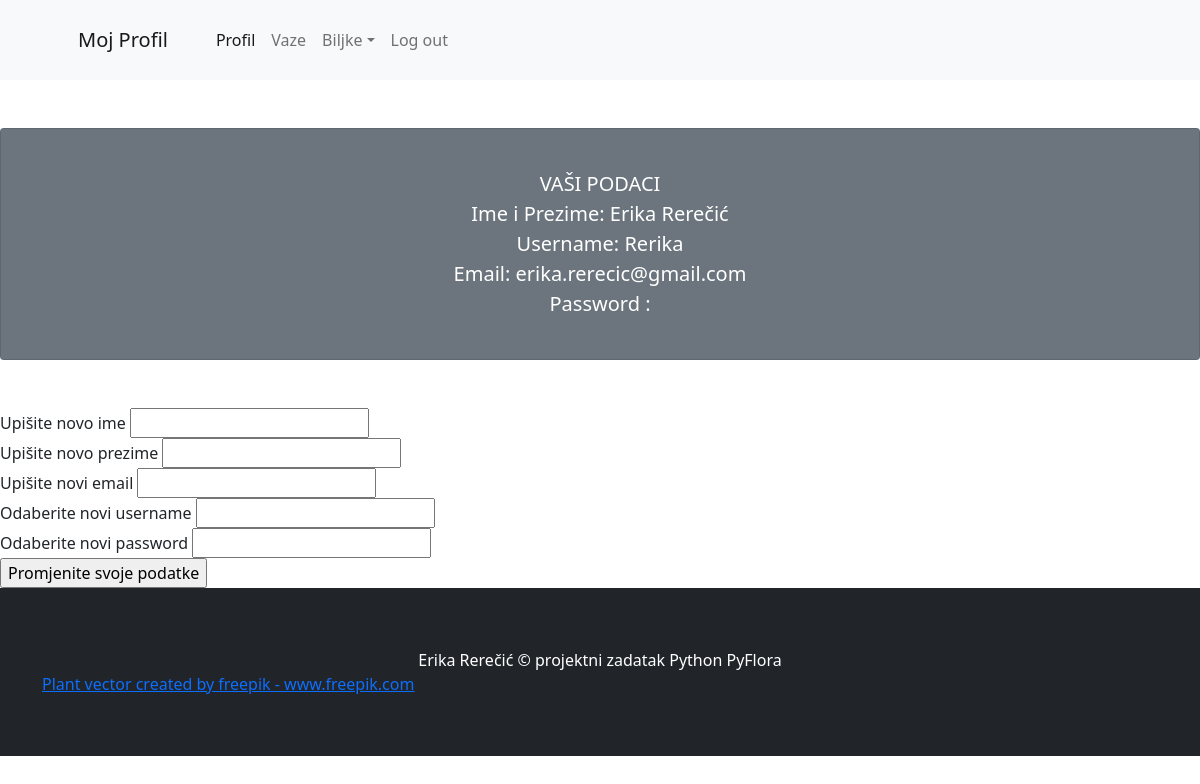
/profil (signed in), run on an earlier commit of the app's database.
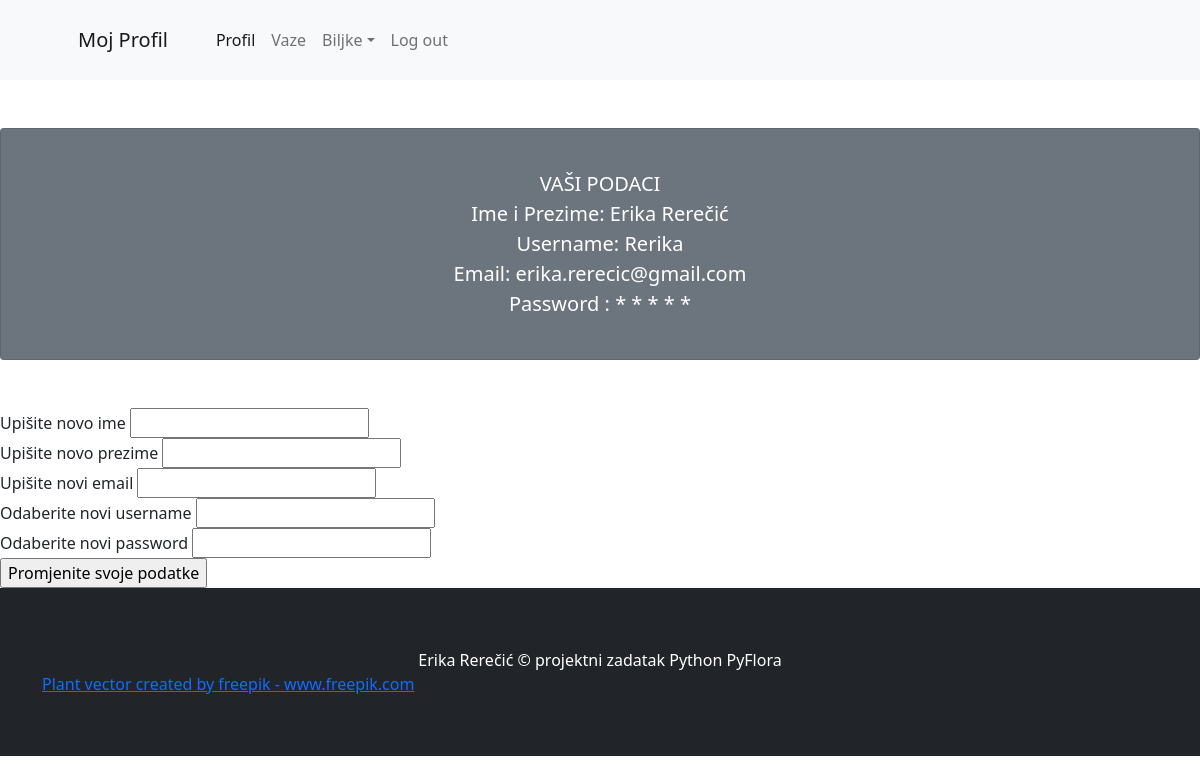
And on a later commit of the database.
### app.py (the view, shortened to what this page needs)
@app.route('/profil', methods = ['GET' , 'POST'])
@login_required
def profil():
    user=User.query.get(1)
    form = Profil ()
    return render_template('Profil.html', form = form , user = user)

### app.py
class Profil (FlaskForm):
    ime= StringField('Upišite novo ime')
    prezime = StringField('Upišite novo prezime')
    email = StringField('Upišite novi email')
    username = StringField('Odaberite novi username')
    password = PasswordField('Odaberite novi password')
    submit = SubmitField('Promjenite svoje podatke')

### app.py (called while the page is built)
@login_manager.user_loader
def load_user(user_id):
    return User.query.get(user_id)

### template/Profil.html (shortened to what this page needs)
{% extends 'layout.html'%}
{%block title%} Moj Profil {%endblock%}
{%block content%}
<div class="card text-white bg-secondary my-5 py-4 text-center">
    <div class="card-body">
        <p class="lead text-white m-0">
            <strong>
                VAŠI PODACI
            </strong><br>
            Ime i Prezime: {{user.ime}} {{user.prezime}} <br>
            Username: {{ user.username }}<br>
            Email: {{ user.email}}<br>
            Password :
            {%for sign in user.password%}
                *
            {%endfor%}<br>
        </p>
    </div>
</div>
<form method="POST">
    {{form.ime.label}}
    {{form.ime}} <br>
    {{form.prezime.label}}
    {{form.prezime}} <br>
    {{form.email.label}}
    {{form.email}} <br>
    {{form.username.label}}
    {{form.username}}<br>
    {{form.password.label}}
    {{form.password}}<br>
    {{form.submit()}}
</form>
{%endblock%}

What changed in the data, as far as the page shows it:
changed User "Erika": password empty → "Erika" (drawn)
